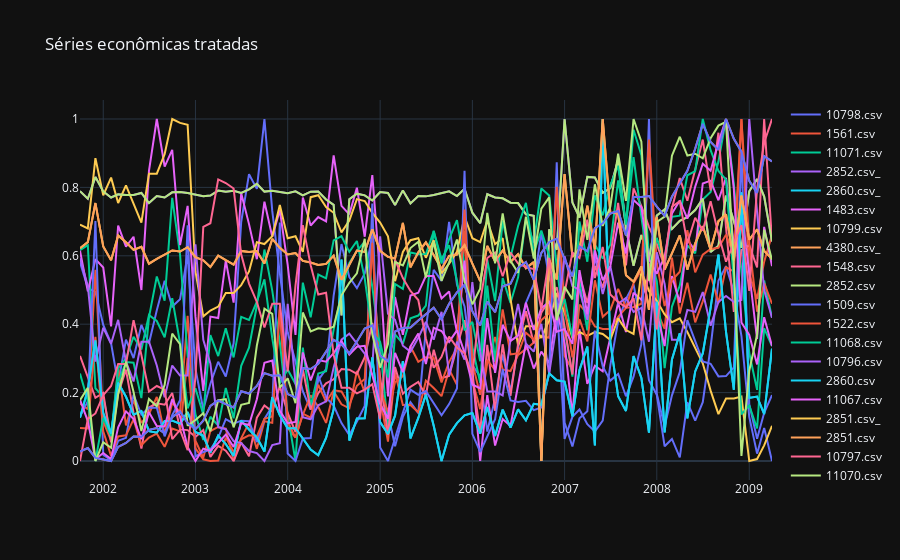

The notebook cell saved with this chart:
### Code cell
data = []
for file in list_files:
    temp_df = pd.read_csv('./data/'+file, index_col=0)
    x = temp_df['Data'].str.split('/')
    x = [i[1]+'-'+i[0] for i in x]
    y = temp_df[temp_df.columns[-1]].astype('float')
    trace = go.Scatter(x = x, y = y, name = file)
    data.append(trace)
    
layout = go.Layout(title = 'Séries econômicas tratadas',
                   xaxis = dict(type = 'date'),
                   template  = 'plotly_dark')
fig = go.Figure(data=data, layout=layout)
pyo.iplot(fig, filename = './plots/series_tratadas.html',config=dict(showLink = False))
